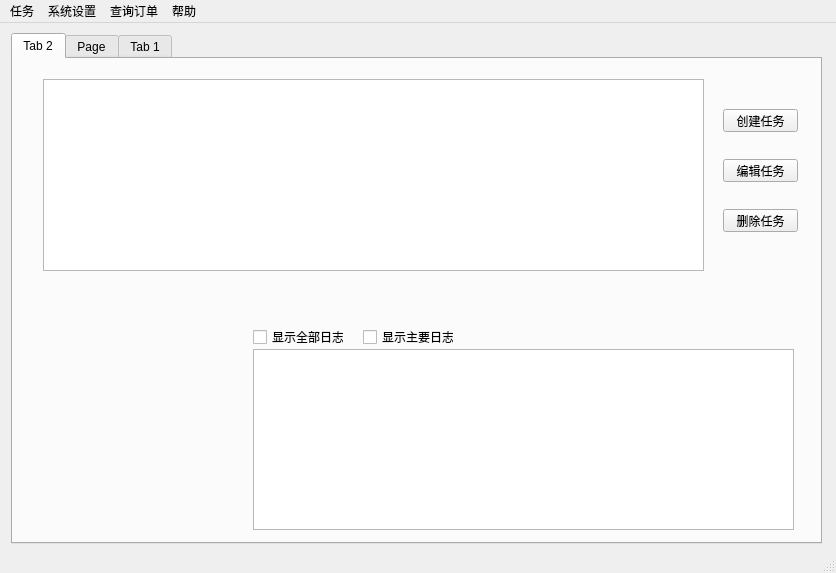
<?xml version="1.0" encoding="UTF-8"?>
<ui version="4.0">
 <class>MainWindow</class>
 <widget class="QMainWindow" name="MainWindow">
  <property name="geometry">
   <rect>
    <x>0</x>
    <y>0</y>
    <width>836</width>
    <height>573</height>
   </rect>
  </property>
  <property name="windowTitle">
   <string>MainWindow</string>
  </property>
  <widget class="QWidget" name="centralwidget">
   <widget class="QTabWidget" name="tabWidget">
    <property name="geometry">
     <rect>
      <x>11</x>
      <y>10</y>
      <width>811</width>
      <height>511</height>
     </rect>
    </property>
    <property name="currentIndex">
     <number>0</number>
    </property>
    <widget class="QWidget" name="tab_4">
     <attribute name="title">
      <string>Tab 2</string>
     </attribute>
     <widget class="QListView" name="listView">
      <property name="geometry">
       <rect>
        <x>30</x>
        <y>20</y>
        <width>661</width>
        <height>192</height>
       </rect>
      </property>
     </widget>
     <widget class="QPushButton" name="pushButton_2">
      <property name="geometry">
       <rect>
        <x>710</x>
        <y>50</y>
        <width>75</width>
        <height>23</height>
       </rect>
      </property>
      <property name="text">
       <string>创建任务</string>
      </property>
     </widget>
     <widget class="QPushButton" name="pushButton_3">
      <property name="geometry">
       <rect>
        <x>710</x>
        <y>100</y>
        <width>75</width>
        <height>23</height>
       </rect>
      </property>
      <property name="text">
       <string>编辑任务</string>
      </property>
     </widget>
     <widget class="QPushButton" name="pushButton_4">
      <property name="geometry">
       <rect>
        <x>710</x>
        <y>150</y>
        <width>75</width>
        <height>23</height>
       </rect>
      </property>
      <property name="text">
       <string>删除任务</string>
      </property>
     </widget>
     <widget class="QPlainTextEdit" name="plainTextEdit">
      <property name="geometry">
       <rect>
        <x>240</x>
        <y>290</y>
        <width>541</width>
        <height>181</height>
       </rect>
      </property>
     </widget>
     <widget class="QCheckBox" name="checkBox">
      <property name="geometry">
       <rect>
        <x>240</x>
        <y>270</y>
        <width>91</width>
        <height>16</height>
       </rect>
      </property>
      <property name="text">
       <string>显示全部日志</string>
      </property>
     </widget>
     <widget class="QCheckBox" name="checkBox_2">
      <property name="geometry">
       <rect>
        <x>350</x>
        <y>270</y>
        <width>91</width>
        <height>16</height>
       </rect>
      </property>
      <property name="text">
       <string>显示主要日志</string>
      </property>
     </widget>
    </widget>
    <widget class="QWidget" name="tab_5">
     <attribute name="title">
      <string>Page</string>
     </attribute>
    </widget>
    <widget class="QWidget" name="tab_3">
     <attribute name="title">
      <string>Tab 1</string>
     </attribute>
    </widget>
   </widget>
  </widget>
  <widget class="QMenuBar" name="menubar">
   <property name="geometry">
    <rect>
     <x>0</x>
     <y>0</y>
     <width>836</width>
     <height>23</height>
    </rect>
   </property>
   <widget class="QMenu" name="menu">
    <property name="tearOffEnabled">
     <bool>false</bool>
    </property>
    <property name="title">
     <string>任务</string>
    </property>
    <addaction name="fileOpen"/>
    <addaction name="closeFile"/>
    <addaction name="actionTst"/>
   </widget>
   <widget class="QMenu" name="menu_2">
    <property name="title">
     <string>系统设置</string>
    </property>
   </widget>
   <widget class="QMenu" name="menu_3">
    <property name="title">
     <string>查询订单</string>
    </property>
   </widget>
   <widget class="QMenu" name="menu_4">
    <property name="title">
     <string>帮助</string>
    </property>
   </widget>
   <addaction name="menu"/>
   <addaction name="menu_2"/>
   <addaction name="menu_3"/>
   <addaction name="menu_4"/>
  </widget>
  <widget class="QStatusBar" name="statusbar"/>
  <action name="fileOpen">
   <property name="text">
    <string>打开</string>
   </property>
   <property name="toolTip">
    <string>打开</string>
   </property>
  </action>
  <action name="closeFile">
   <property name="text">
    <string>关闭</string>
   </property>
   <property name="toolTip">
    <string>关闭</string>
   </property>
  </action>
  <action name="actionTst">
   <property name="text">
    <string>Tst</string>
   </property>
   <property name="toolTip">
    <string>Tst</string>
   </property>
  </action>
 </widget>
 <resources/>
 <connections/>
</ui>
